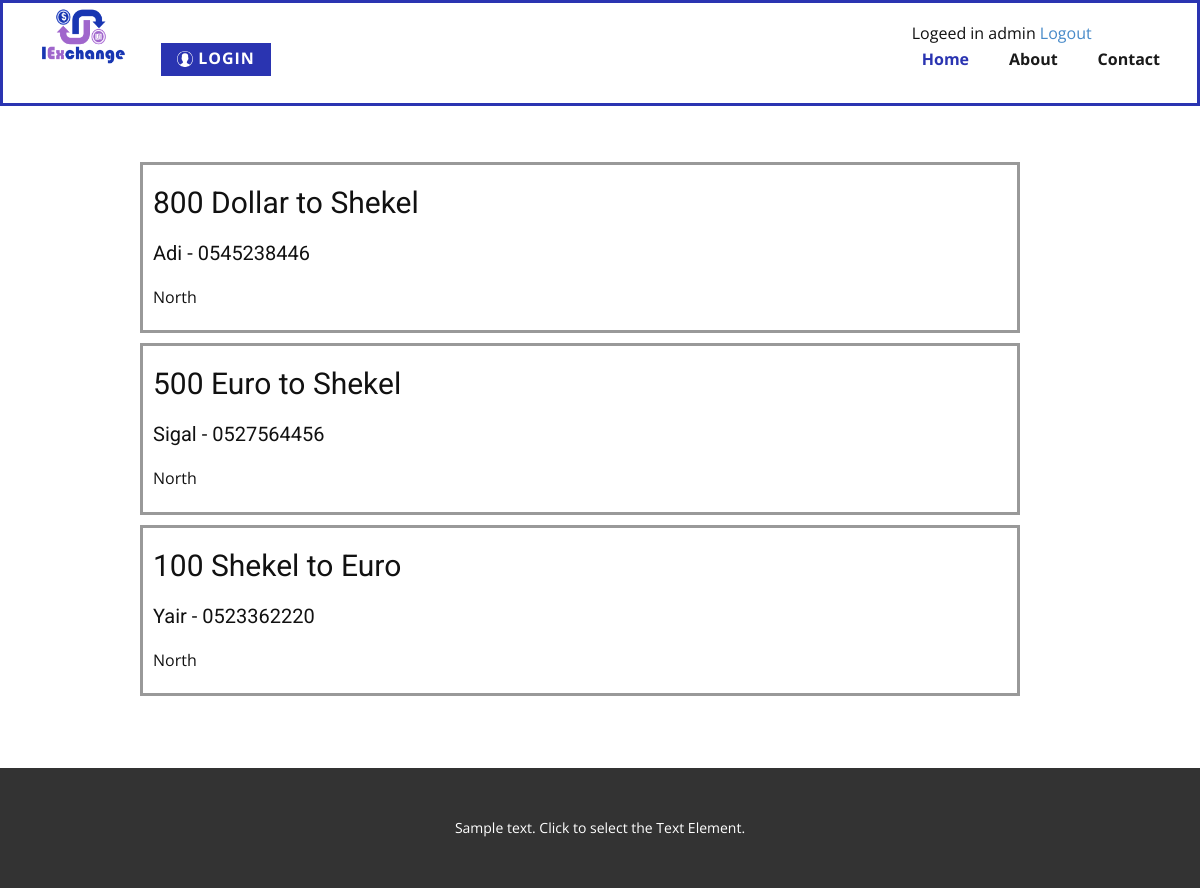
The app's page / (signed in) with its own data.
### main/models.py (models this page shows, shortened)
class Post(models.Model):
    name = models.TextField(max_length=10)
    phone_number = models.TextField(default=None, blank=True, null=True, max_length=10)
    CUR = (('Shekel', '₪'), ('Dollar', '$'), ('Euro', '€'))
    cur_to_get = models.CharField(choices=CUR, blank=True, max_length=20)
    cur_to_give = models.CharField(choices=CUR, blank=True, max_length=20)
    amount = models.IntegerField()
    AREAS = (('North', 'North'), ('South', 'South'), ('Center', 'Center'))
    area =  models.CharField(choices=AREAS, blank=True, max_length=20)
    city = models.TextField(max_length=40)
    comment = models.TextField(default=None, blank=True, null=True, max_length=200)

### main/views.py (the view)
# urls.py: 2. Add a URL to urlpatterns:  path('', views.home, name='home')
def home(request):
    print("i am here")
    posts = Post.objects.all()
    context = {'posts': posts}
    print("i am here2")
    return render(request, 'main/home.html', context)

### main/templates/main/home.html (shortened to what this page needs)
<!DOCTYPE html>
{% load static %}
<html style="font-size: 16px;" lang="en"><head>
    <link rel="stylesheet" href="{% static '/main/css/nicepage.css' %}" media="screen">
<link rel="stylesheet" href="{% static '/main/css/Home.css' %}" media="screen">
  </head>
  </head>
  <body class="u-body u-xl-mode" data-lang="en"><header class="u-border-3 u-border-custom-color-1 u-clearfix u-header" id="sec-bf95"><div class="u-clearfix u-sheet u-sheet-1">
        <a href="https://nicepage.com" class="u-image u-logo u-image-1" data-image-width="296" data-image-height="180">
          <img src="{% static 'main/images/myLogo.png' %}" class="u-logo-image u-logo-image-1">
        </a>
        <nav class="u-menu u-menu-one-level u-offcanvas u-menu-1" data-responsive-from="MD">
          {% if user.is_authenticated %}
          Logeed in {{ user.username }} <a href={% url 'logout' %}>Logout</a>
        {% else %}
          Logged Out <a href={% url 'login' %}>Login</a> or <a href={% url 'signup' %}>SignUp</a>
        {% endif %}
          <div class="u-nav-container">
            <ul class="u-nav u-spacing-20 u-unstyled u-nav-1"><li class="u-nav-item"><a class="u-border-active-palette-1-base u-border-hover-palette-1-base u-border-no-bottom u-border-no-left u-border-no-right u-border-no-top u-button-style u-nav-link u-text-active-custom-color-1 u-text-grey-90 u-text-hover-custom-color-2" href="Home.html" style="padding: 10px;">Home</a>
</li><li class="u-nav-item"><a class="u-border-active-palette-1-base u-border-hover-palette-1-base u-border-no-bottom u-border-no-left u-border-no-right u-border-no-top u-button-style u-nav-link u-text-active-custom-color-1 u-text-grey-90 u-text-hover-custom-color-2" href="About.html" style="padding: 10px;">About</a>
</li><li class="u-nav-item"><a class="u-border-active-palette-1-base u-border-hover-palette-1-base u-border-no-bottom u-border-no-left u-border-no-right u-border-no-top u-button-style u-nav-link u-text-active-custom-color-1 u-text-grey-90 u-text-hover-custom-color-2" href="Contact.html" style="padding: 10px;">Contact</a>
</li></ul>
          </div>
        </nav>
        <a href="https://nicepage.com/c/team-html-templates" class="u-btn u-button-style u-custom-color-1 u-hover-custom-color-2 u-btn-1"><span class="u-icon"><img></span>&nbsp;lOgin
        </a>
      </div></header>
    <section class="u-clearfix u-section-1" id="sec-83ab">
      <div class="u-clearfix u-sheet u-sheet-1">
        <div class="u-list u-list-1">
          <div class="u-repeater u-repeater-1">
            {% for post in posts.all %}
            <div class="u-border-3 u-border-grey-40 u-container-style u-custom-item u-hover-feature u-list-item u-repeater-item u-list-item-1">
              <div class="u-container-layout u-similar-container u-container-layout-1">
                <h3> {{ post.amount }} {{ post.cur_to_give }} to {{ post.cur_to_get }} </h3>
                <h5>{{ post.name }} - {{ post.phone_number }}</h5>
                <p>{{ post.area }}</p>
              </div>
            </div>
            {% endfor %}
          </div>
        </div>
      </div>
    </section>
    <footer class="u-align-center u-clearfix u-footer u-grey-80 u-footer" id="sec-3636"><div class="u-clearfix u-sheet u-sheet-1">
        <p class="u-small-text u-text u-text-variant u-text-1">Sample text. Click to select the Text Element.</p>
      </div></footer>
</body></html>

### main/static/main/css/Home.css (style rules this page uses)
.u-section-1 .u-sheet-1 { min-height: 662px; }
.u-section-1 .u-list-1 { width: 880px; margin: 56px auto 60px 110px; }
.u-section-1 .u-repeater-1 { min-height: 514px; grid-auto-columns: 100%; grid-template-columns: 100%; grid-gap: 10px 10px; }
.u-section-1 .u-list-item-1 { transition-duration: 0.5s; box-shadow: 2px 0 0 0 rgba(0,0,0,0); }
.u-section-1 .u-container-layout-1 { padding: 0 10px; }
.u-section-1 .u-list-item-1, .u-section-1 .u-list-item-1:before, .u-section-1 .u-list-item-1 > .u-container-layout:before { transition-property: fill, color, background-color, stroke-width, border-style, border-width, border-top-width, border-left-width, border-right-width, border-bottom-width, custom-border, borders, box-shadow, text-shadow, opacity, border-radius, stroke, border-color, font-size, font-style, font-weight, text-decoration, letter-spacing, transform, background-image, background-size, background-position; }

### records on screen
Post: amount "800", cur_to_give "Dollar", cur_to_get "Shekel", name "Adi", phone_number "0545238446", area "North"
Post: amount "500", cur_to_give "Euro", cur_to_get "Shekel", name "Sigal", phone_number "0527564456", area "North"
Post: amount "100", cur_to_give "Shekel", cur_to_get "Euro", name "Yair", phone_number "0523362220", area "North"

### other values on screen
{{ user.username }} "admin"
